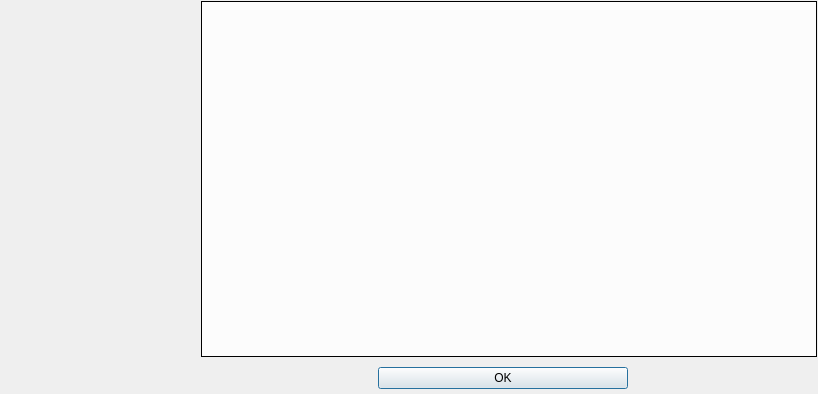
<?xml version="1.0" encoding="UTF-8"?>
<ui version="4.0">
 <class>KLFAboutDialog</class>
 <widget class="QDialog" name="KLFAboutDialog">
  <property name="windowModality">
   <enum>Qt::ApplicationModal</enum>
  </property>
  <property name="geometry">
   <rect>
    <x>0</x>
    <y>0</y>
    <width>818</width>
    <height>394</height>
   </rect>
  </property>
  <property name="windowTitle">
   <string>About KLatexFormula</string>
  </property>
  <property name="windowIcon">
   <iconset resource="klfres.qrc">
    <normaloff>:/pics/klatexformula-128.png</normaloff>:/pics/klatexformula-128.png</iconset>
  </property>
  <property name="styleSheet">
   <string notr="true">QDialog#KLFAboutDialog .QFrame#frmAboutArea {
	background-image: url(:/pics/helpdialogbg.png);
	background-clip: padding;
}
QDialog#KLFAboutDialog .QTextBrowser#txtDisplay {
	border: 1px solid black;
	color: rgb(0, 0, 0);
	background-color: rgba(255, 255, 255, 200);
}</string>
  </property>
  <property name="sizeGripEnabled">
   <bool>false</bool>
  </property>
  <property name="modal">
   <bool>true</bool>
  </property>
  <layout class="QVBoxLayout" name="verticalLayout">
   <property name="spacing">
    <number>10</number>
   </property>
   <property name="leftMargin">
    <number>1</number>
   </property>
   <property name="topMargin">
    <number>1</number>
   </property>
   <property name="rightMargin">
    <number>1</number>
   </property>
   <property name="bottomMargin">
    <number>5</number>
   </property>
   <item>
    <widget class="QFrame" name="frmAboutArea">
     <property name="frameShape">
      <enum>QFrame::NoFrame</enum>
     </property>
     <property name="frameShadow">
      <enum>QFrame::Plain</enum>
     </property>
     <property name="lineWidth">
      <number>0</number>
     </property>
     <property name="midLineWidth">
      <number>0</number>
     </property>
     <layout class="QHBoxLayout" name="horizontalLayout_2">
      <property name="spacing">
       <number>5</number>
      </property>
      <property name="margin">
       <number>0</number>
      </property>
      <item>
       <spacer name="spcLeft">
        <property name="orientation">
         <enum>Qt::Horizontal</enum>
        </property>
        <property name="sizeType">
         <enum>QSizePolicy::Fixed</enum>
        </property>
        <property name="sizeHint" stdset="0">
         <size>
          <width>200</width>
          <height>20</height>
         </size>
        </property>
       </spacer>
      </item>
      <item>
       <widget class="QTextBrowser" name="txtDisplay">
        <property name="minimumSize">
         <size>
          <width>400</width>
          <height>300</height>
         </size>
        </property>
        <property name="source">
         <url>
          <string>qrc:/data/about.html</string>
         </url>
        </property>
        <property name="openExternalLinks">
         <bool>true</bool>
        </property>
       </widget>
      </item>
     </layout>
    </widget>
   </item>
   <item>
    <widget class="QWidget" name="wOkBtnBar" native="true">
     <property name="sizePolicy">
      <sizepolicy hsizetype="Preferred" vsizetype="Fixed">
       <horstretch>0</horstretch>
       <verstretch>0</verstretch>
      </sizepolicy>
     </property>
     <layout class="QHBoxLayout" name="horizontalLayout">
      <property name="spacing">
       <number>0</number>
      </property>
      <property name="margin">
       <number>0</number>
      </property>
      <item>
       <spacer name="hspcOKBtn1">
        <property name="orientation">
         <enum>Qt::Horizontal</enum>
        </property>
        <property name="sizeHint" stdset="0">
         <size>
          <width>186</width>
          <height>20</height>
         </size>
        </property>
       </spacer>
      </item>
      <item>
       <spacer name="hspcOKBtn2">
        <property name="orientation">
         <enum>Qt::Horizontal</enum>
        </property>
        <property name="sizeHint" stdset="0">
         <size>
          <width>185</width>
          <height>20</height>
         </size>
        </property>
       </spacer>
      </item>
      <item>
       <widget class="QPushButton" name="btnOK">
        <property name="minimumSize">
         <size>
          <width>250</width>
          <height>0</height>
         </size>
        </property>
        <property name="text">
         <string>OK</string>
        </property>
        <property name="icon">
         <iconset resource="klfres.qrc">
          <normaloff>:/pics/ok.png</normaloff>:/pics/ok.png</iconset>
        </property>
        <property name="default">
         <bool>true</bool>
        </property>
       </widget>
      </item>
      <item>
       <spacer name="hspcOKBtn3">
        <property name="orientation">
         <enum>Qt::Horizontal</enum>
        </property>
        <property name="sizeHint" stdset="0">
         <size>
          <width>186</width>
          <height>20</height>
         </size>
        </property>
       </spacer>
      </item>
     </layout>
    </widget>
   </item>
  </layout>
 </widget>
 <resources>
  <include location="klfres.qrc"/>
 </resources>
 <connections>
  <connection>
   <sender>btnOK</sender>
   <signal>clicked()</signal>
   <receiver>KLFAboutDialog</receiver>
   <slot>accept()</slot>
   <hints>
    <hint type="sourcelabel">
     <x>289</x>
     <y>386</y>
    </hint>
    <hint type="destinationlabel">
     <x>246</x>
     <y>407</y>
    </hint>
   </hints>
  </connection>
 </connections>
</ui>
